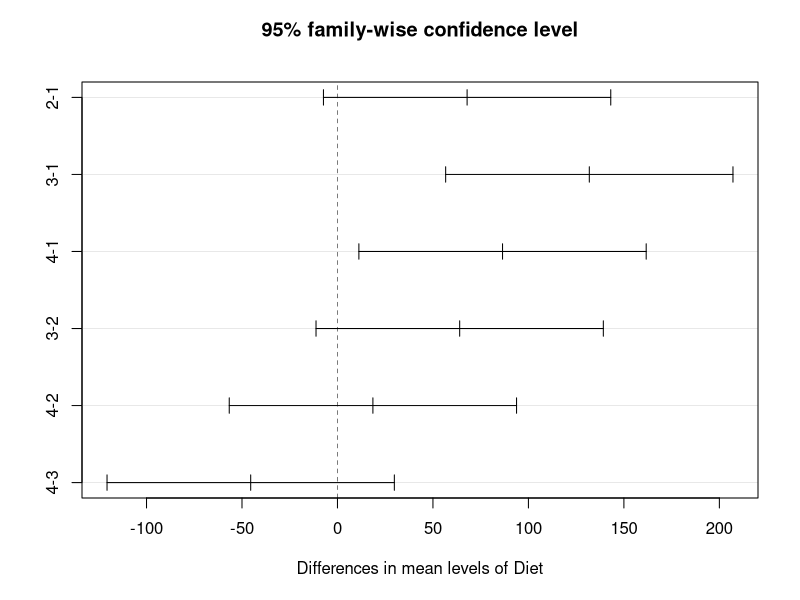

Recreate this plot in R.
## ---- chunk 1
# Set global chunk options
knitr::opts_chunk$set(echo = TRUE)
## ---- chunk 2

# Compute the number of pairwise comparisons among 6 groups: C(6,2)
num_comparisons <- factorial(6) / (factorial(2) * factorial(4))
num_comparisons

# Compute the overall probability of no false positives for 15 tests
p_avoid_type1_error <- (1 - 0.05)^15
p_avoid_type1_error

# Compute the probability of at least one false positive
p_atleast1_type1_error <- 1 - p_avoid_type1_error
p_atleast1_type1_error

## ---- chunk 3

# Set seed for reproducibility
set.seed(1945)

# Preallocate a matrix to store 6 samples, each of size 50
r_matrix <- matrix(NA, nrow = 50, ncol = 6)

# Generate 6 samples drawn from a Normal distribution (mean = 5, sd = 3)
r_matrix <- apply(r_matrix, 2, function(x){ rnorm(50, mean = 5, sd = 3) })

# Generate all possible pairs of sample indices (i.e., pairwise comparisons)
pairwise_comparisons <- combn(1:ncol(r_matrix), 2)

# Conduct t-tests for each pair and extract the p-values
multiple_comparisons <- apply(pairwise_comparisons, 2, function(indexes) {
  group1 <- r_matrix[, indexes[1]]
  group2 <- r_matrix[, indexes[2]]
  t_test_result <- t.test(group1, group2)
  return(t_test_result$p.value)
})

# Identify significant comparisons at alpha = 0.05
significant_results <- multiple_comparisons < 0.05

# Calculate the proportion of significant results
proportion_significant <- sum(significant_results) / length(multiple_comparisons)
proportion_significant

## ---- chunk 4

# Load the ChickWeight dataset
data(ChickWeight)

# Subset to obtain the final weights for each chick (i.e., at the maximum recorded time)
final_weights <- ChickWeight[ChickWeight$Time == max(ChickWeight$Time), ]

# Remove the unique identifier column (assumed to be the third column)
final_weights <- final_weights[, -3]

# Preview the structure of the dataset
head(final_weights)

# Determine the total number of observations (N) and the distribution per diet (n)
total_observations <- dim(final_weights)[1]
group_counts <- table(final_weights$Diet)
total_observations
group_counts

## ---- chunk 5

# Function to balance the dataset based on a specified factor variable and target size
balance_data <- function(data, factor_var_name, min_size) {
  split_data <- split(data, data[[factor_var_name]])
  balanced_data <- lapply(split_data, function(sub_data) {
    if (nrow(sub_data) > min_size) {
      sub_data[sample(nrow(sub_data), min_size), ]
    } else {
      sub_data
    }
  })
  do.call(rbind, balanced_data)
}

# Determine the minimum group size across diets
min_size <- min(table(final_weights$Diet))

# Set seed for reproducibility
set.seed(1913)

# Generate a balanced dataset using the defined function
final_weights_balanced <- balance_data(final_weights, "Diet", min_size)

## ---- chunk 6

# Run ANOVA to assess the effect of Diet on weight
anova_result <- aov(weight ~ Diet, data = final_weights_balanced)

# Save the ANOVA summary to extract the Mean Square Error (MSE) later
anova_summary <- summary(anova_result)
anova_summary

## ---- chunk 7

# Extract the Mean Square Error (MSE) from the ANOVA summary
MSE <- anova_summary[[1]][["Mean Sq"]][2]

# Define variables necessary for further calculations:
# Total number of observations (N), sample size per group (n), and number of groups (k)
N <- dim(final_weights_balanced)[1]
n <- as.numeric(table(final_weights_balanced$Diet)[1])
k <- length(unique(final_weights_balanced$Diet))

# Calculate the mean weight for each diet group
group_means <- tapply(final_weights_balanced$weight, final_weights_balanced$Diet, mean)

# Generate all possible pairwise comparisons among the diet groups
comparisons <- combn(levels(final_weights_balanced$Diet), 2)

# Manually compute Tukey's HSD test for each pairwise comparison
tukey_test <- apply(comparisons, 2, function(pair) {
  x <- group_means[pair[1]]
  y <- group_means[pair[2]]
  mean_diff <- abs(x - y)
  
  # Compute the test statistic (q value)
  q_value <- mean_diff / sqrt(MSE / n)
  
  # Determine the critical value from the Studentized range distribution
  critical_value <- qtukey(p = 0.95, nmeans = k, df = N - k)
  
  # Compute the HSD (minimum difference required for significance)
  hsd <- critical_value * sqrt(MSE / n)
  
  # Assess whether the observed difference is statistically significant
  significant <- as.numeric(q_value >= critical_value)
  
  return(c(pair, round(mean_diff, 5), round(hsd, 5), round(q_value, 5), 
           round(critical_value, 5), significant))
})

# Transpose the result for improved readability and assign column names
tukey_test <- t(tukey_test)
colnames(tukey_test) <- c("Group 1", "Group 2", "Mean Abs Diff", "HSD", 
                          "Q Value", "Critical Value", "Significant")
tukey_test

## ---- chunk 8

# Perform Tukey's HSD test using the built-in function
tukey_builtin <- TukeyHSD(anova_result)
tukey_builtin

# Plot the Tukey HSD results for visual inspection
plot(tukey_builtin)

